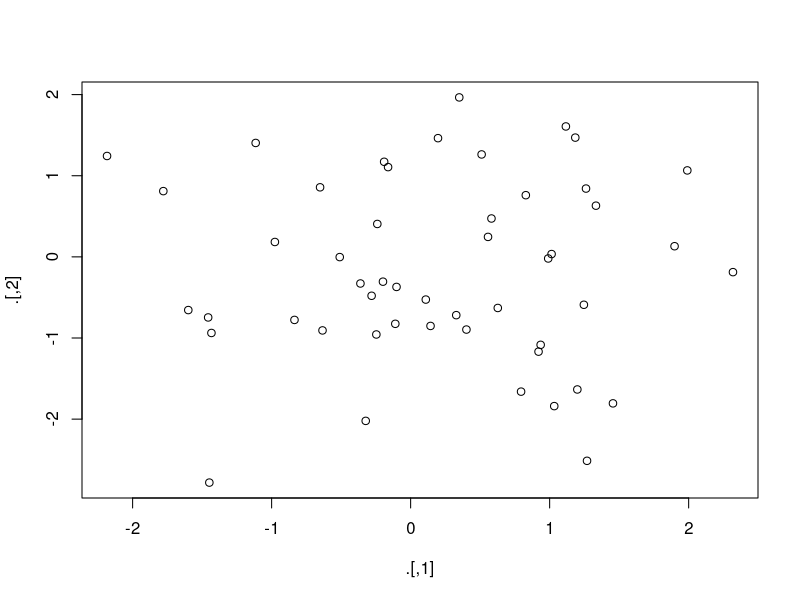
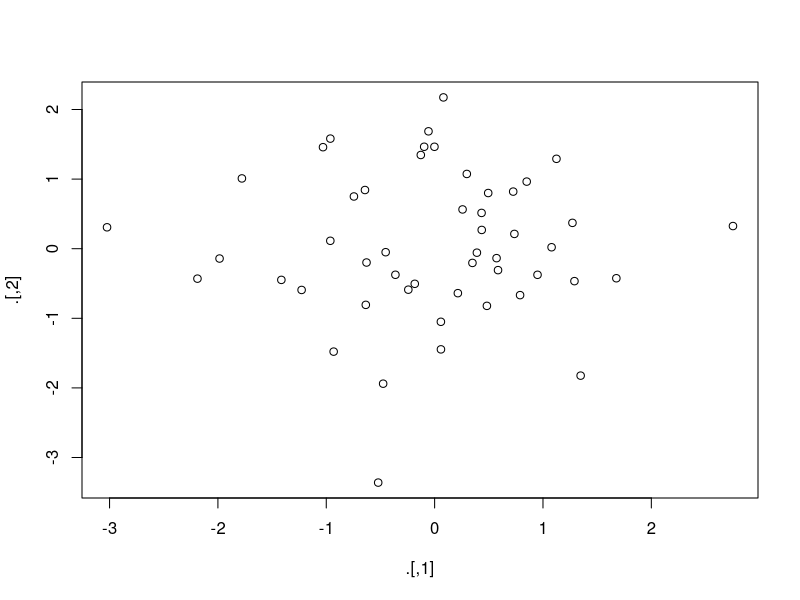

Write R code to recreate these figures, in order.
## ---- chunk 1
knitr::opts_chunk$set(echo = TRUE)
## ---- chunk 2

## ---- chunk 3
library(magrittr)
## ---- chunk 4
assign("x", 10) 
x
## ---- chunk 5
"x" %>% assign(100) 
x
## ---- chunk 6
env <- environment()
"x" %>% assign(100, envir = env) 
x
## ---- chunk 7
tryCatch(stop("!"), error = function(e) "An error")
## ---- chunk 8
rnorm(100) %>%
  matrix(ncol = 2) %>%
  plot() %>%
  str()
## ---- chunk 9
rnorm(100) %>%
  matrix(ncol = 2) %T>%
  plot() %>%
  str()

## ---- chunk 10
mtcars %$%
  cor(disp, mpg)
## ---- chunk 11
mtcars <- mtcars %>% 
  transform(cyl = cyl * 2)
## ---- chunk 12
mtcars %<>% transform(cyl = cyl * 2)
